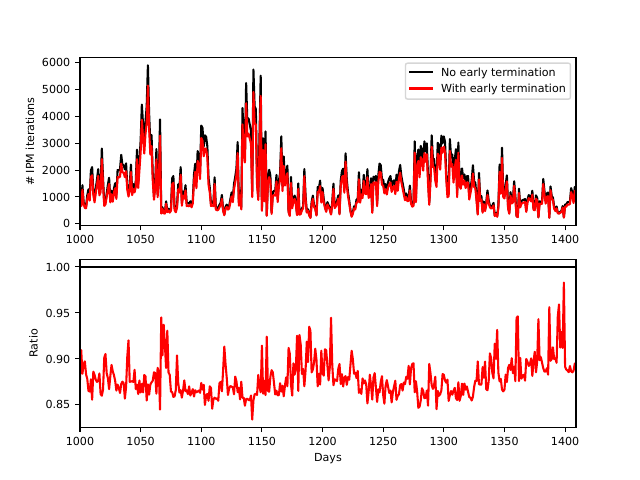

Recreate this plot in Julia.
#Plot comparison
using JLD
using PyPlot
using Printf

PyPlot.clf()
rcParams = PyPlot.PyDict(PyPlot.matplotlib."rcParams")
rcParams["font.size"] = 8
rcParams["pdf.fonttype"] = 42
rcParams["ps.fonttype"] = 42
fig = figure()
color_set = ["green", "orange", "black","cyan","red"]
marker_set = ["^" "s" "D" "x"]

with_iter = load("portfolio_iterations_1.00.jld","with_iter")
without_iter = load("portfolio_iterations_1.00.jld","without_iter")
first_iter_num = load("portfolio_iterations_1.00.jld","first_iter_num") 
total_nodes = load("portfolio_iterations_1.00.jld","total_nodes")
total_nodes_without = load("portfolio_iterations_1.00.jld","total_nodes_without")
println(total_nodes)
ind = 1000:(1000+lastindex(with_iter)-1)
with_iter =(with_iter .- first_iter_num)
without_iter = (without_iter .- first_iter_num)
percentage = (with_iter)./(without_iter)
total_percentage = sum(with_iter) / sum(without_iter)
for j = 1:lastindex(percentage)
    if isnan(percentage[j])
        percentage[j] = 1.0
    end
end
subplot(211)
p1, = PyPlot.step(ind , without_iter, color= "black", label="No early termination", marker ="o", markersize = 4, markevery = 1)
p2, = PyPlot.step(ind, with_iter, color= "red", label="With early termination", marker = "x", markersize = 4, markevery = 1)
#= annotate("Dashed - No early termination",(2.4,6))
annotate("Solid - With early termination",(2.4,5)) =#
ylabel("# IPM iterations")
PyPlot.legend(handles=[p1,p2])
xlim([1, lastindex(with_iter)])
subplot(212)

PyPlot.step(ind, ones(length(ind)), color= "black", marker = "o", markersize = 4)
PyPlot.step(ind, percentage, color= "red",marker = "x", markersize = 4)
ylabel("Ratio")
xlabel("Days")
xlim([1, lastindex(with_iter)])

savefig("portfolio_iterations_plot.pdf")
printstyled("COPY AND SAVE DATA AND IMAGES UNDER DIFFERENT NAMES\n",color = :red)

# fn = plot(ind .- start_idx, [without_iter5 .- first_iter_num5, with_iter5 .- first_iter_num5], label = ["No early termination" "With early termination"], ylabel = "# QP iterations", marker = [:c :d], markershape = :auto, markersize = 2, seriestype=:step, linewidth = 1, color = [:black :orange], fmt = :eps)
# fn_per = plot(ind .- start_idx, [ones(end_idx - start_idx + 1), percentage], ylabel = "Ratio", marker = [:c :d], markersize = 2, label = "", seriestype=:step, linewidth = 1, color = [:black :orange], fmt = :eps)

